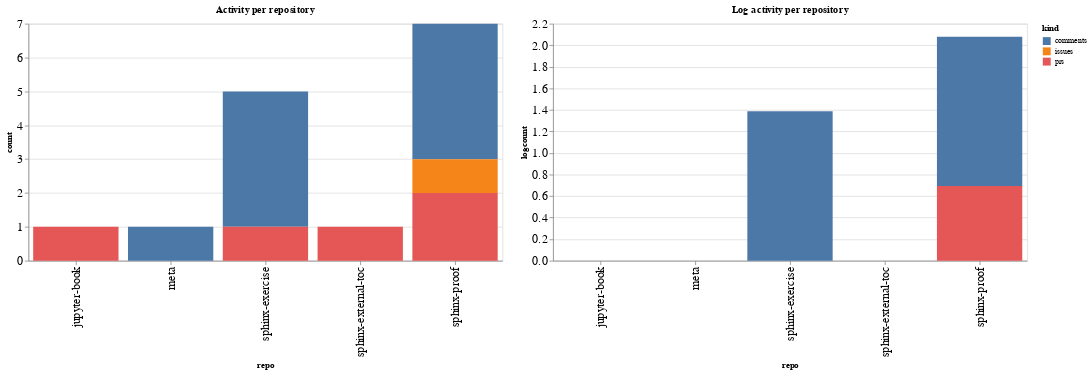

Write notebook code for a chart like this one.
### Code cell
ch1 = alt.Chart(repo_summaries, width=600, title="Activity per repository").mark_bar().encode(
    x='repo',
    y='count',
    color='kind',
    tooltip="kind"
)

ch2 = alt.Chart(repo_summaries, width=600, title="Log activity per repository").mark_bar().encode(
    x='repo',
    y='logcount',
    color='kind',
    tooltip="kind"
)

ch1 | ch2

### Figure 1 — Vega-Lite specification as saved in the notebook (floating-point values rounded to 4 significant figures)
{"config": {"axisLeft": {"labelFontSize": 15}, "axisBottom": {"labelFontSize": 15}}, "hconcat": [{"mark": "bar", "encoding": {"color": {"type": "nominal", "field": "kind"}, "tooltip": {"type": "nominal", "field": "kind"}, "x": {"type": "nominal", "field": "repo"}, "y": {"type": "quantitative", "field": "count"}}, "title": "Activity per repository", "width": 600}, {"mark": "bar", "encoding": {"color": {"type": "nominal", "field": "kind"}, "tooltip": {"type": "nominal", "field": "kind"}, "x": {"type": "nominal", "field": "repo"}, "y": {"type": "quantitative", "field": "logcount"}}, "title": "Log activity per repository", "width": 600}], "data": {"name": "data-8d70fd1f1ba99ee74ff795f6812d65a3"}, "$schema": "https://vega.github.io/schema/vega-lite/v4.8.1.json", "datasets": {"data-8d70fd1f1ba99ee74ff795f6812d65a3": [{"repo": "jupyter-book", "kind": "prs", "count": 1, "logcount": 0.0}, {"repo": "meta", "kind": "comments", "count": 1, "logcount": 0.0}, {"repo": "sphinx-exercise", "kind": "comments", "count": 4, "logcount": 1.386}, {"repo": "sphinx-exercise", "kind": "prs", "count": 1, "logcount": 0.0}, {"repo": "sphinx-external-toc", "kind": "prs", "count": 1, "logcount": 0.0}, {"repo": "sphinx-proof", "kind": "comments", "count": 4, "logcount": 1.386}, {"repo": "sphinx-proof", "kind": "issues", "count": 1, "logcount": 0.0}, {"repo": "sphinx-proof", "kind": "prs", "count": 2, "logcount": 0.6931}]}}
